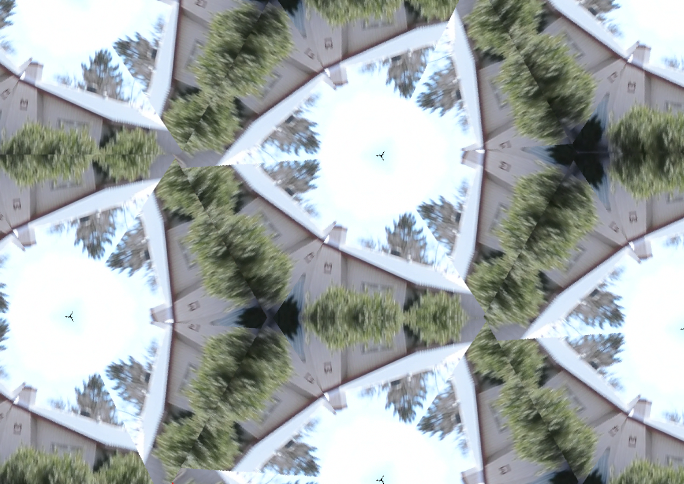
#> input picture example.png, 1368 x 968 px (shown at 1/2 size)
$ python -i IImage.py   (imports and definitions only)   (Python 2 division)
#> lines starting #> are read from the running program, lines starting #| are printed output that depends on the picture
from PIL import Image, ImageDraw, ImageOps

class IImage(object):

	def __init__(self, arg):
#> called with arg = 'example.png'
		if type(arg) == type('path'):
			self.pil = Image.open(arg, 'r')
#> self.pil is the input picture: PIL image 1368x968 RGB; mean R, G, B 163.9, 170.6, 170
		elif type(arg) == type(('size', 'tuple')):
			self.pil = Image.new('RGBA', arg, 'black')
		else:
			self.pil = arg

		self.width, self.height = self.pil.size
#> self.width = 1368; self.height = 968
#| example.png

	def save(self, path, extension='PNG', quality=80):
		self.pil.save(path, extension, quality=quality)
		return self

	# [12 lines left out: function flipH, not called in this run]

	def flipV(self):
		im = self.pil
		num = int(self.pil.filename.split('frame')[1].split('.png')[0])
		data = (0, self.height, self.width, 0)
		im = im.transform((self.width,self.height), Image.EXTENT, data)

		file ='output/frame{n}.png'.format(n=num)
		im.save(file)
		im = Image.open(file)
		self.pil = im
		return self

	def flipHV(self):
		return self.flipH().flipV()

	def flipVH(self):
		return self.flipV().flipH()

	def duplicateMirrorV(self):
		canvas = IImage((self.width*2, self.height))
		return canvas.paste(self, 0, 0).paste(self.flipV(), self.width, 0)

	def rotate(self, angle):
#> called with angle = -90
		self.pil = self.pil.rotate(angle)
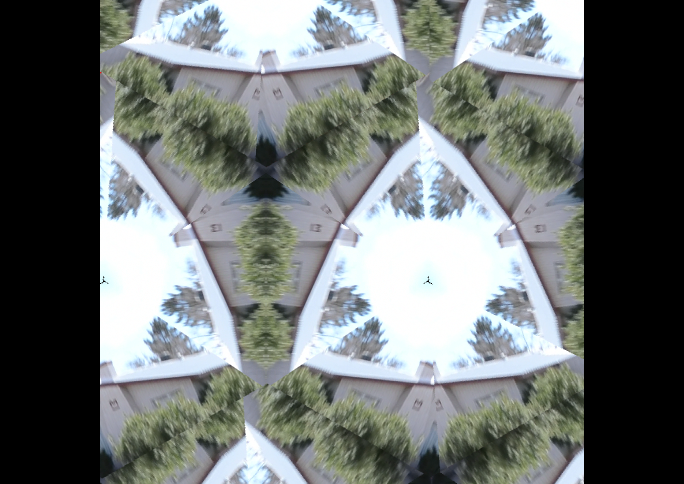
#> self.pil: PIL image 1368x968 RGB (shown at 1/2 size); mean R, G, B 111.1, 116.2, 115.1
		return self

	def paste(self, iimg, x, y):
		self.pil.paste(iimg.pil, (x,y))
		return self

	# [4 lines left out: function thumbnail, not called in this run]

	def compositeWith(self, iimg, mask):
		self.pil = Image.composite(self.pil, iimg.pil, mask.pil.convert('L'))
		return self

	def fillPolygon(self, points, color):
		maskdraw = ImageDraw.Draw(self.pil)
		maskdraw.polygon(points, color)
		return self

	def copy(self):
		print self.pil.filename
		return IImage(self.pil.copy())

	# [17 lines left out: function makeSquare, not called in this run]

	def mirrorTopLeft(self):

		points = [
			(0, 0),
			(0, self.height),
			(self.width, 0)
		]
		mask = IImage((self.width, self.height))
		mask.fillPolygon(points, "white")
		rotated = self.copy().rotate(-90).flipV()
		self.compositeWith(rotated, mask)

		return self

	# [38 lines left out: functions mirrorTopRight, mirrorBottomLeft, mirrorBottomRight, not called in this run]

	def blendWith(self, iimg, alpha=0.5):
		self.pil = Image.blend(self.pil, iimg.pil, alpha)
		return self

	# [47 lines left out: functions kaleidoscope, mirror, combine, not called in this run]

#> (the run stopped early here; a loop or call above may not have finished)
